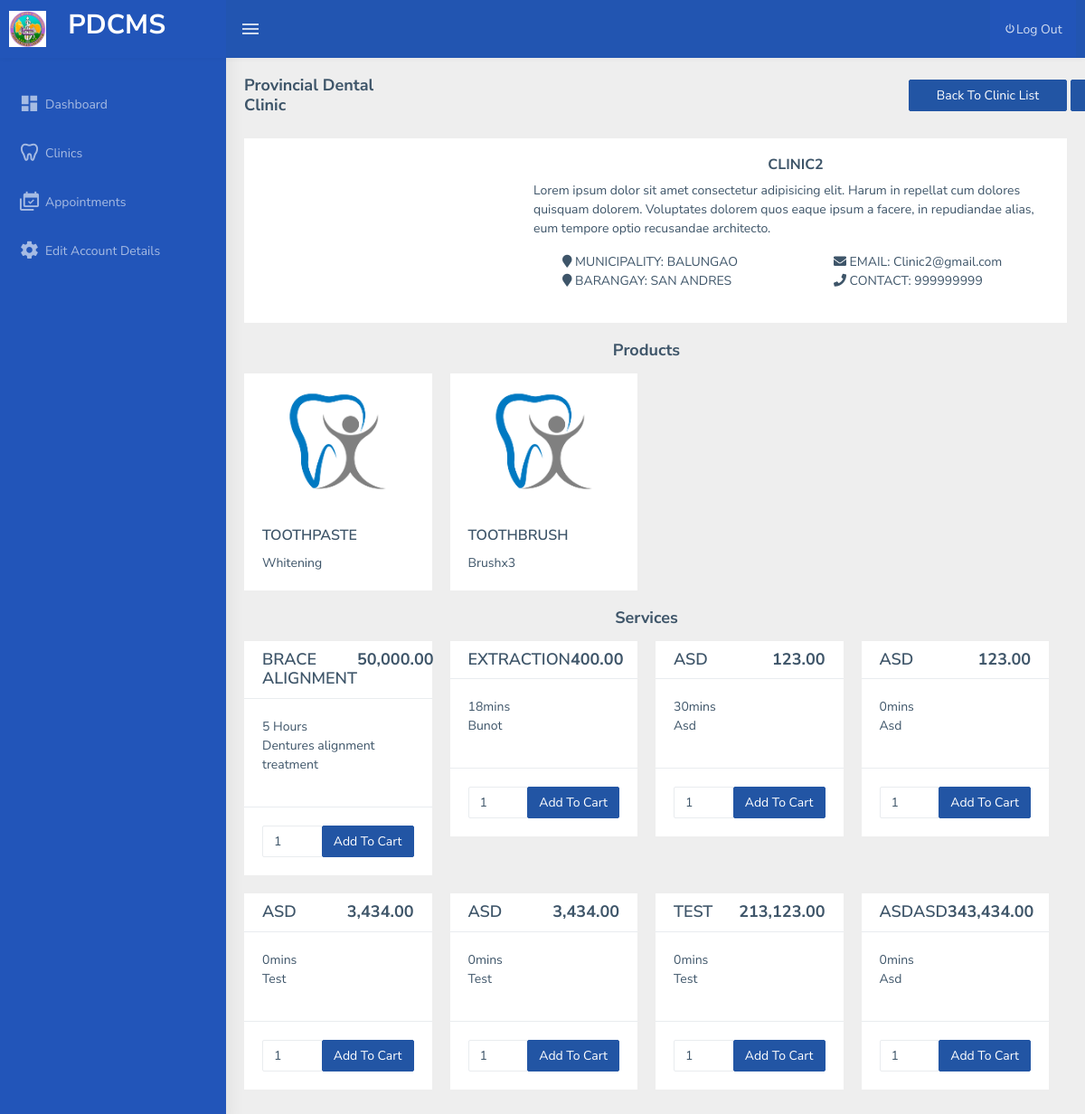
The page /patient/view_clinic.php?clinic_id=2 (signed in) on the database its author committed.
### tables this page shows
CREATE TABLE `tbl_user` (
  `id` int(11) NOT NULL AUTO_INCREMENT,
  `access_id` int(11) DEFAULT NULL,
  `username` varchar(255) DEFAULT NULL,
  `password` varchar(255) DEFAULT NULL,
  `clinic_id` int(11) DEFAULT NULL,
  PRIMARY KEY (`id`)
);

CREATE TABLE `tbl_clinic` (
  `clinic_id` int(11) NOT NULL AUTO_INCREMENT,
  `name` varchar(255) DEFAULT NULL,
  `image` varchar(255) DEFAULT NULL,
  `description` text DEFAULT NULL,
  PRIMARY KEY (`clinic_id`)
);

CREATE TABLE `tbl_city` (
  `name` text DEFAULT NULL,
  `id` varchar(45) NOT NULL DEFAULT '0',
  `CreatedDate` datetime DEFAULT current_timestamp(),
  PRIMARY KEY (`id`),
  KEY `citymunCode` (`id`)
);

CREATE TABLE `tbl_barangay` (
  `id` text DEFAULT NULL,
  `name` text DEFAULT NULL,
  `city_id` text DEFAULT NULL,
  `CreatedDate` datetime DEFAULT current_timestamp()
);

CREATE TABLE `tbl_userinfo` (
  `id` int(255) NOT NULL AUTO_INCREMENT,
  `municipality` varchar(255) NOT NULL,
  `barangay` varchar(255) NOT NULL,
  `email` varchar(255) NOT NULL,
  `contact` varchar(255) DEFAULT NULL,
  `first_name` varchar(255) DEFAULT NULL,
  `last_name` varchar(255) DEFAULT NULL,
  PRIMARY KEY (`id`)
);

CREATE TABLE `tbl_product` (
  `id` int(11) NOT NULL AUTO_INCREMENT,
  `clinic_id` int(11) NOT NULL,
  `prod_name` varchar(255) NOT NULL,
  `prod_desc` varchar(255) NOT NULL,
  `prod_price` varchar(255) NOT NULL,
  `image` varchar(255) NOT NULL,
  PRIMARY KEY (`id`)
);

CREATE TABLE `tbl_service` (
  `id` int(11) NOT NULL AUTO_INCREMENT,
  `clinic_id` int(11) NOT NULL,
  `srvc_name` varchar(255) NOT NULL,
  `srvc_desc` varchar(255) NOT NULL,
  `srvc_price` varchar(255) NOT NULL,
  `srvc_time` varchar(45) DEFAULT NULL,
  PRIMARY KEY (`id`)
);

### includes/functions.php (called while the page is built, shortened)
<?php
function get_one($sql)
{
    $result = mysqli_query($_SESSION['conn'], $sql);
    while ($row = mysqli_fetch_object($result)) {
        return $row;
    }
}
function get_list($sql)
{
    $result = mysqli_query($_SESSION['conn'], $sql);
    $temp = array();
    while ($row = $result->fetch_assoc()) {
        $temp[] = $row;
    }
    return $temp;
}
function convertTime($data)
{
    if ($data < 1) {
        return $data * 60 . "mins";
    }
    return $data . " Hours";
}

### patient/view_clinic.php (the view, shortened to what this page needs)
<?php include 'header.php'; ?>
<div class="page-wrapper">
  <div class="page-breadcrumb">
    <div class="row">
      <div class="col-12 d-flex no-block align-items-center" style="margin-bottom: 6px;">
        <h4 class="page-title">Provincial Dental Clinic</h4>
        <div class="ms-auto text-end" style="margin-left: 48.8vw!important">
          <div class="d-flex">
            <a href="clinics.php" class="btn btn-info col-12" type="button" style="margin-right: 4px;">Back To Clinic List</a>
            <a href="view_cart.php" class="btn btn-info col-12" type="button">Checkout</a>
          </div>
        </div>
      </div>
    </div>
  </div>
  <div class="container-fluid">
    <div class="row">
      <?php $clinic_id = $_GET['clinic_id']; ?>
      <?php $clinic = get_one("SELECT c.`image`,c.description,c.name as `clinic_name`,m.name as `municipality`,b.name as `barangay`,ui.email,ui.contact,u.id,u.clinic_id,concat(ui.first_name,' ',ui.last_name) as fullname from tbl_user u inner join tbl_userinfo ui on ui.id = u.id inner join tbl_clinic c on c.clinic_id = u.clinic_id inner join tbl_city m on m.id = ui.municipality inner join tbl_barangay b on b.id = ui.barangay where u.clinic_id = $clinic_id") ?>
      <div class="col-md-12">
        <div class="card">
          <div class="row">
            <div class="col-md-4 text-center">
            </div>
            <div class="col-md-8" style="padding: 20px;">
              <h5 class="text-center"><?= strtoupper($clinic->clinic_name) ?></h5>
              <p>
                <?= ucfirst($clinic->description) ?>
              </p>
              <div class="row">
                <div class="col-md-6">
                  <ul style=" list-style-type: none;">
                    <li><i class="fa fa-map-marker"></i> MUNICIPALITY: <?= strtoupper($clinic->municipality) ?></li>
                    <li><i class="fa fa-map-marker"></i> BARANGAY: <?= strtoupper($clinic->barangay) ?></li>
                  </ul>
                </div>
                <div class="col-md-6">
                  <ul style=" list-style-type: none;">
                    <li><i class="fa fa-envelope"></i> EMAIL: <?= ucfirst($clinic->email) ?></li>
                    <li><i class="fa fa-phone"></i> CONTACT: <?= strtoupper($clinic->contact) ?></li>
                  </ul>
                </div>
              </div>
            </div>
          </div>
        </div>
      </div>
      <?php $products =  get_list("SELECT * from tbl_product p where p.clinic_id = $clinic_id") ?>
      <?php if (!empty($products)) { ?>
        <div class="row">
          <div class="col-12">
            <h4 class="page-title text-center" style="margin-bottom:14px">Products</h4>
          </div>
        </div>
        <div class="row d-flex flex-row flex-nowrap" style="overflow-y: auto; ">
          <?php foreach ($products as $res) { ?>
            <div class="col-md-3">
              <div class="card">
                <img src="../images/products/<?= $res['image'] ?>" alt="" style="height:150px;object-fit:contain">
                <div class="card-body">
                  <h5 class="card-title"><?= strtoupper($res['prod_name']) ?></h5>
                  <p class="card-text"> <?= ucfirst($res['prod_desc']) ?></p>
                </div>
              </div>
            </div>
          <?php } ?>
        </div>
      <?php } ?>
      <?php $services =  get_list("SELECT * from tbl_service s where s.clinic_id = $clinic_id") ?>
      <?php if (!empty($services)) { ?>
        <div class="row">
          <div class="col-12">
            <h4 class="page-title text-center" style="margin-bottom:14px">Services</h4>
          </div>
        </div>
        <div class="row">
          <?php foreach ($services as $res) { ?>
            <div class="col-md-3">
              <div class="card">
                <div class="d-flex" style="justify-content: space-between;padding:10px 20px">
                  <h4 class="card-title" style="margin-bottom: 0px;"><?= strtoupper($res['srvc_name']) ?></h4>
                  <h4 class="card-title" style="font-weight: bold; margin-bottom: 0px;"><?= number_format($res['srvc_price'], 2); ?></h4>
                </div>
                <div class="card-body border-top">
                  <p>
                    <?= convertTime($res['srvc_time']) ?><br>
                    <?= ucfirst($res['srvc_desc']) ?>
                  </p>
                </div>
                <div class="border-top">
                  <div class="card-body">
                    <form method="post">
                      <div class="input-group">
                        <input type="number" class="form-control" name="qty" value="1">
                        <div class="input-group-append">
                          <button type="submit" class="btn btn-info" name="service_id" value="<?= $res['id'] ?>">Add To Cart</button>
                        </div>
                      </div>
                    </form>
                  </div>
                </div>
              </div>
            </div>
          <?php } ?>
        </div>
      <?php } ?>
    </div>
  </div>
</div>
<?php include 'footer.php'; ?>

### patient/header.php (shortened to what this page needs)
<?php include('../includes/functions.php') ?>
<!DOCTYPE html>
<html dir="ltr" lang="en">
<head>
  <link href="../assets/libs/flot/css/float-chart.css" rel="stylesheet" />
  <link href="../dist/css/style.min.css" rel="stylesheet" />
  <link href="../assets/libs/datatables.net-bs4/css/dataTables.bootstrap4.css" rel="stylesheet">
  <link rel="stylesheet" type="text/css" href="../assets/libs/bootstrap-datepicker/dist/css/bootstrap-datepicker.min.css" />
</head>
<body>
  <div id="main-wrapper" data-layout="vertical" data-navbarbg="skin5" data-sidebartype="full" data-sidebar-position="absolute" data-header-position="absolute" data-boxed-layout="full">
    <header class="topbar" data-navbarbg="skin5">
      <nav class="navbar top-navbar navbar-expand-md navbar-dark">
        <div class="navbar-header" data-logobg="skin5">
          <a class="navbar-brand" href="index.php">
            <img src="../images/logo.jpg" alt="" class="logo">
            <h2 class="ms-4">PDCMS</h2>
          </a>
        </div>
        <div class="navbar-collapse collapse" id="navbarSupportedContent" data-navbarbg="skin5">
          <ul class="navbar-nav float-start me-auto">
            <li class="nav-item d-none d-lg-block">
              <a class="nav-link sidebartoggler waves-effect waves-light" href="javascript:void(0)" data-sidebartype="mini-sidebar"><i class="mdi mdi-menu font-24"></i></a>
            </li>
          </ul>
          <ul class="navbar-nav float-end">
            <li class="nav-item">
              <a class="nav-link waves-effect waves-dark sidebar-link " href="../logout.php" aria-expanded="false"><i class="mdi mdi-power"></i><span class="hide-menu">Log Out</span></a>
            </li>
          </ul>
        </div>
      </nav>
    </header>
    <aside class="left-sidebar" data-sidebarbg="skin5">
      <div class="scroll-sidebar">
        <nav class="sidebar-nav">
          <ul id="sidebarnav" class="pt-4">
            <li class="sidebar-item">
              <a class="sidebar-link waves-effect waves-dark sidebar-link bg-dark" href="index.php" aria-expanded="false"><i class="mdi mdi-view-dashboard"></i><span class="hide-menu">Dashboard</span></a>
            </li>
            <li class="sidebar-item">
              <a class="sidebar-link waves-effect waves-dark sidebar-link bg-dark" href="clinics.php" aria-expanded="false"><i class="mdi mdi-tooth"></i><span class="hide-menu">Clinics</span></a>
            </li>
            <li class="sidebar-item">
              <a class="sidebar-link waves-effect waves-dark sidebar-link bg-dark" href="appointments.php" aria-expanded="false"><i class="mdi mdi-calendar-multiple-check"></i><span class="hide-menu">Appointments</span></a>
            </li>
            <li class="sidebar-item">
              <a class="sidebar-link waves-effect waves-dark sidebar-link bg-dark" href="edit.php" aria-expanded="false"><i class="mdi mdi-settings"></i><span class="hide-menu">Edit Account Details</span></a>
            </li>
          </ul>
        </nav>
      </div>
    </aside>

### patient/footer.php (shortened to what this page needs)
</body>
</html>

### patient/header.php (style rules this page uses)
#navbarSupportedContent { background: #2255b1 !important; }
nav.navbar-dark, header.topbar, a.navbar-brand, aside.left-sidebar, #sidebarnav, a.sidebar-link { background: #2255b9 !important; }
.logo { height: 40px; }

### rows shown on the page
tbl_user: clinic.name "CLINIC2", clinic.description "Lorem ipsum dolor sit amet consectetur adipisicing elit. Harum in repellat cum dolores quisquam dolorem. Voluptates dolorem quos eaque ipsum a facere, in repudiandae alias, eum tempore optio recusandae architecto.", tbl_city.name "BALUNGAO", tbl_barangay.name "SAN ANDRES", tbl_userinfo.email "Clinic2@gmail.com", tbl_userinfo.contact "999999999"
tbl_product: image (placeholder picture), prod_name "TOOTHPASTE", prod_desc "Whitening"
tbl_product: image (placeholder picture), prod_name "TOOTHBRUSH", prod_desc "Brushx3"
tbl_service: srvc_name "BRACE ALIGNMENT", srvc_price "50,000.00", srvc_time "5 Hours", srvc_desc "Dentures alignment treatment"
tbl_service: srvc_name "EXTRACTION", srvc_price "400.00", srvc_time "18mins", srvc_desc "Bunot", $res['id'] 2 (drawn)
tbl_service: srvc_name "ASD", srvc_price "123.00", srvc_time "30mins", srvc_desc "Asd", $res['id'] 3 (drawn)
tbl_service: srvc_name "ASD", srvc_price "123.00", srvc_time "0mins", srvc_desc "Asd", $res['id'] 4 (drawn)
tbl_service: srvc_name "ASD", srvc_price "3,434.00", srvc_time "0mins", srvc_desc "Test", $res['id'] 5 (drawn)
tbl_service: srvc_name "ASD", srvc_price "3,434.00", srvc_time "0mins", srvc_desc "Test", $res['id'] 6 (drawn)
tbl_service: srvc_name "TEST", srvc_price "213,123.00", srvc_time "0mins", srvc_desc "Test", $res['id'] 7 (drawn)
tbl_service: srvc_name "ASDASD", srvc_price "343,434.00", srvc_time "0mins", srvc_desc "Asd", $res['id'] 8 (drawn)
